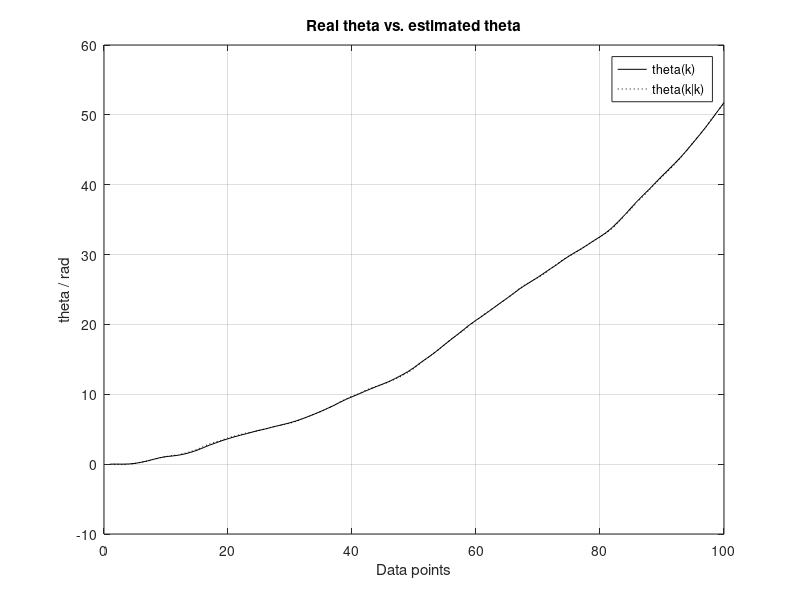
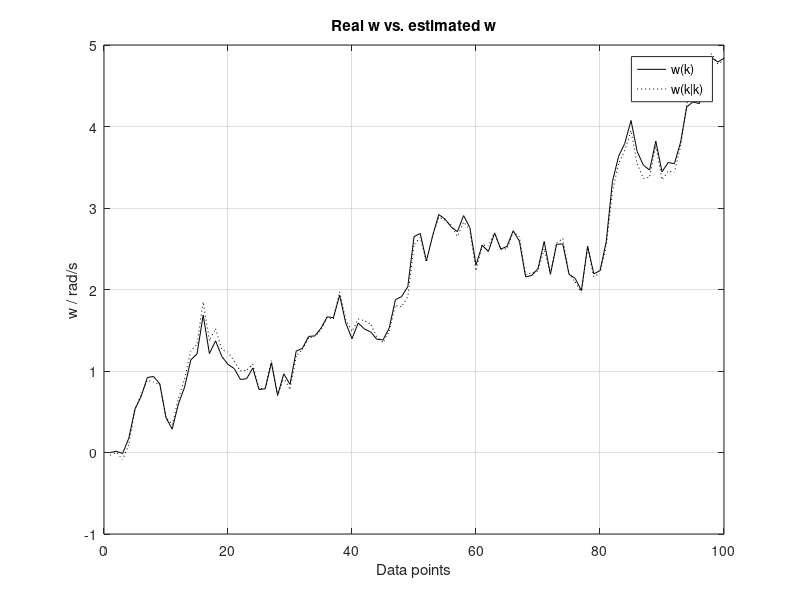

Write the MATLAB code that produced these figures, in order.
clear
N=100; %number of samples
T=0.25; %sampling interval
sw=1; % sigma_w
sv=0.1; % sigma_v

A=[1 T; 0 1]; %process matrix
C=[1 0;0 1]; %process matrix
R1=sw^2*[T^4/4 T^3/2; T^3/2 T^2]; %covariance of process noise
R2=[sv^2 sv^2;sv^2 sv^2]; %covariance of measurement noise
Pm(:,:,1)=1e3.*eye(2); %P(0|-1)
xhm(:,1)=[0 0]'; %xhm(:,1)=x(0|-1)
x(:,1)=[0 0]'; %x(:,1)=x(0)
y(:,1)=[0 0]';
w=random('normal',0,sw,1,N); %process noise
v=random('normal',0,sv,1,N); %measurement noise

%To plot and calculate
x1k=zeros(1,N);
x1hatk=zeros(1,N);
x2k=zeros(1,N);
x2hatk=zeros(1,N);
p11kk=zeros(1,N);
p22kk=zeros(1,N);
kf1k=zeros(1,N);
kf2k=zeros(1,N);
bias1=0;
bias2=0;
variance1=0;
variance2=0;

for k=1:N
    Kf(:,:,k)=Pm(:,:,k)*C'*(C*Pm(:,:,k)*C'+R2)^(-1); %Kf(:,k)=Kf(k)
    K(:,:,k)=(A*Pm(:,:,k)*C')*(C*Pm(:,:,k)*C'+R2)^(-1); %K(:,k)=K(k)
    P(:,:,k)=Pm(:,:,k)-(Pm(:,:,k)*C')*(C*Pm(:,:,k)*C'+R2)^(-1)*C*Pm(:,:,k); %P(:,:,k)=P(N|N)
    Pm(:,:,k+1)=A*Pm(:,:,k)*A'+R1-K(:,:,k)*(C*Pm(:,:,k)*C'+R2)*K(:,:,k)'; %Pm(:,:,k+1)=P(N+1|N)
    x(:,k+1)=A*x(:,k)+[T^2/2 T]'*w(k); %x(:,k+1)=x(k+1)
    y(:,k)=C*x(:,k)+[v(k);v(k)]; %y(k)=y(k)
    xh(:,k)=xhm(:,k)+Kf(:,:,k)*(y(:,k)-C*xhm(:,k)); %xh(:,k)=x^hat(k|k)
    xhm(:,k+1)=A*xhm(:,k)+K(:,:,k)*(y(:,k)-C*xhm(:,k)); %xhm(:,k+1)=x^hat(k+1|k)
    
    % Variables related to x1
    x1k(k)=x(1,k);
    x1hatk(k)=xh(1,k);
    p11kk(k)=P(1,1,k);
    kf1k(k)=Kf(1,k);
    bias1=bias1+(x1k(k)-x1hatk(k));
    variance1=variance1+(x1k(k)-x1hatk(k))^2;
    
    % Variables related to x2
    x2k(k)=x(2,k);
    x2hatk(k)=xh(2,k);
    p22kk(k)=P(2,2,k);
    kf2k(k)=Kf(2,k);
    bias2=bias2+(x2k(k)-x2hatk(k));
    variance2=variance2+(x2k(k)-x2hatk(k))^2;
end

figure(1)
plot(x1k,'k-')
hold on 
plot(x1hatk,'k:')
legend('theta(k)','theta(k|k)')
grid %draw grid on the plot
xlabel('Data points') %x-axis label
ylabel('theta / rad')
hold off
title('Real theta vs. estimated theta')

figure(2)
plot(x2k,'k-')
hold on 
plot(x2hatk,'k:')
legend('w(k)','w(k|k)')
grid %draw grid on the plot
xlabel('Data points') %x-axis label
ylabel('w / rad/s')
hold off
title('Real w vs. estimated w')